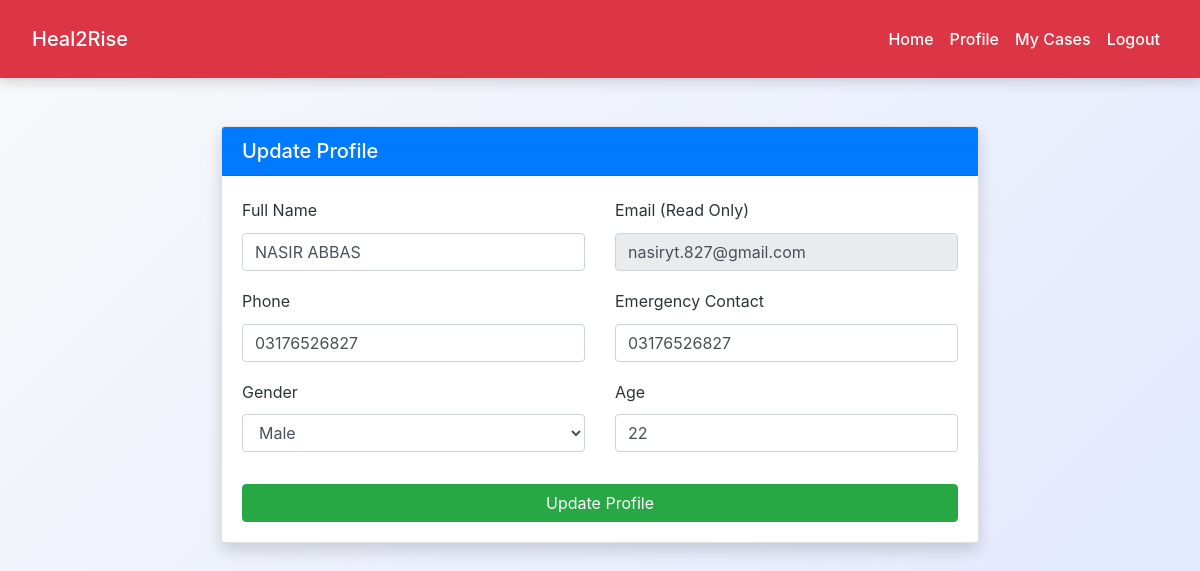
The app's page /user/user_profile.php (signed in) with its own data.
### tables this page shows
CREATE TABLE `users` (
  `id` int(11) NOT NULL,
  `name` varchar(255) DEFAULT NULL,
  `email` varchar(255) NOT NULL,
  `password` varchar(255) NOT NULL,
  `phone` varchar(50) DEFAULT NULL,
  `emergency_contact` varchar(255) DEFAULT NULL,
  `role` enum('user','counselor','psychiatrist') NOT NULL DEFAULT 'user',
  `gender` varchar(50) DEFAULT NULL,
  `age` int(11) DEFAULT NULL,
  `status` enum('active','pending','blocked') DEFAULT 'pending',
  `created_at` datetime DEFAULT current_timestamp()
);

### user/user_profile.php (the view, shortened to what this page needs)
<?php
include('config.php');
$user_id = $_SESSION["id"];
$stmt = $conn->prepare("
    SELECT name, email, phone, emergency_contact, gender, age
    FROM users WHERE id = ?
");
$stmt->bind_param("i", $user_id);
$stmt->execute();
$user = $stmt->get_result()->fetch_assoc();
?>
<!DOCTYPE html>
<html lang="en">
<head>
    <link rel="stylesheet" href="https://cdn.jsdelivr.net/npm/bootstrap@4.6.2/dist/css/bootstrap.min.css">
    <link rel="stylesheet" href="../css/style.css">
</head>
<body>
<?php include('navbar.php'); ?>
<div class="container py-5">
    <div class="row justify-content-center">
        <div class="col-lg-8">
            <div class="card shadow">
                <div class="card-header bg-primary text-white">
                    <h5 class="mb-0">Update Profile</h5>
                </div>
                <div class="card-body">
                    <form method="post">
                        <div class="row">
                            <div class="col-md-6">
                                <div class="form-group">
                                    <label>Full Name</label>
                                    <input type="text" name="name" class="form-control"
                                           value="<?= htmlspecialchars($user['name']) ?>" required>
                                </div>
                            </div>
                            <div class="col-md-6">
                                <div class="form-group">
                                    <label>Email (Read Only)</label>
                                    <input type="email" class="form-control"
                                           value="<?= htmlspecialchars($user['email']) ?>" readonly>
                                </div>
                            </div>
                            <div class="col-md-6">
                                <div class="form-group">
                                    <label>Phone</label>
                                    <input type="text" name="phone" class="form-control"
                                           value="<?= htmlspecialchars($user['phone']) ?>">
                                </div>
                            </div>
                            <div class="col-md-6">
                                <div class="form-group">
                                    <label>Emergency Contact</label>
                                    <input type="text" name="emergency_contact" class="form-control"
                                           value="<?= htmlspecialchars($user['emergency_contact']) ?>">
                                </div>
                            </div>
                            <div class="col-md-6">
                                <div class="form-group">
                                    <label>Gender</label>
                                    <select name="gender" class="form-control">
                                        <option value="Male" <?= $user['gender']=='Male'?'selected':'' ?>>Male</option>
                                    </select>
                                </div>
                            </div>
                            <div class="col-md-6">
                                <div class="form-group">
                                    <label>Age</label>
                                    <input type="number" name="age" class="form-control"
                                           value="<?= htmlspecialchars($user['age']) ?>">
                                </div>
                            </div>
                            <div class="col-12">
                                <button type="submit" class="btn btn-success btn-block mt-3">
                                    Update Profile
                                </button>
                            </div>
                        </div>
                    </form>
                </div>
            </div>
        </div>
    </div>
</div>
</body>
</html>

### css/style.css (style rules this page uses)
:root { --primary: #007bff; --secondary: #6c757d; --success: #28a745; --info: #17a2b8; --warning: #ffc107; --danger: #dc3545; --light: #f8f9fa; --dark: #2d3436; --accent: #ff6f61; --highlight: #6f42c1; --shadow: rgba(0, 0, 0, 0.15); --transition: all 0.3s ease-in-out; }
body { font-family: 'Inter', 'Segoe UI', Tahoma, Geneva, Verdana, sans-serif; background: linear-gradient(135deg, var(--light) 0%, #e0e7ff 100%); color: var(--dark); line-height: 1.8; margin: 0; padding: 0; min-height: 100vh; font-size: 16px; }
.container { max-width: 1200px; margin: 0 auto 3rem; padding: 0 1.5rem; }

### records on screen
users: name "NASIR ABBAS", email "nasiryt.827@gmail.com", phone "03176526827", emergency_contact "03176526827", gender "Male", age "22"
